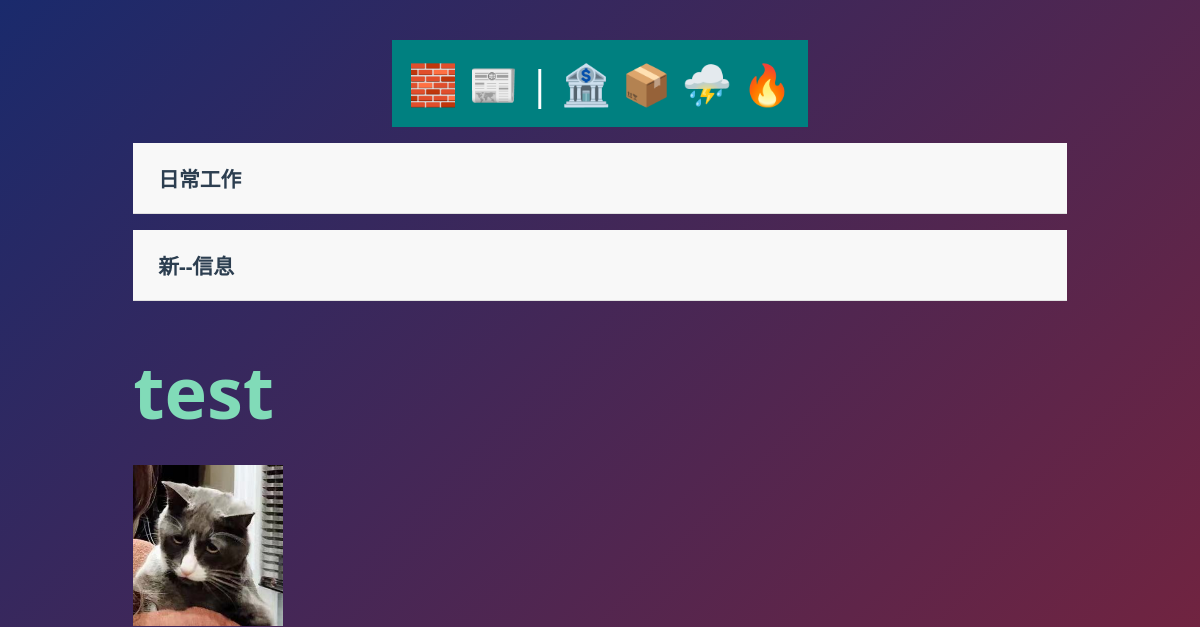
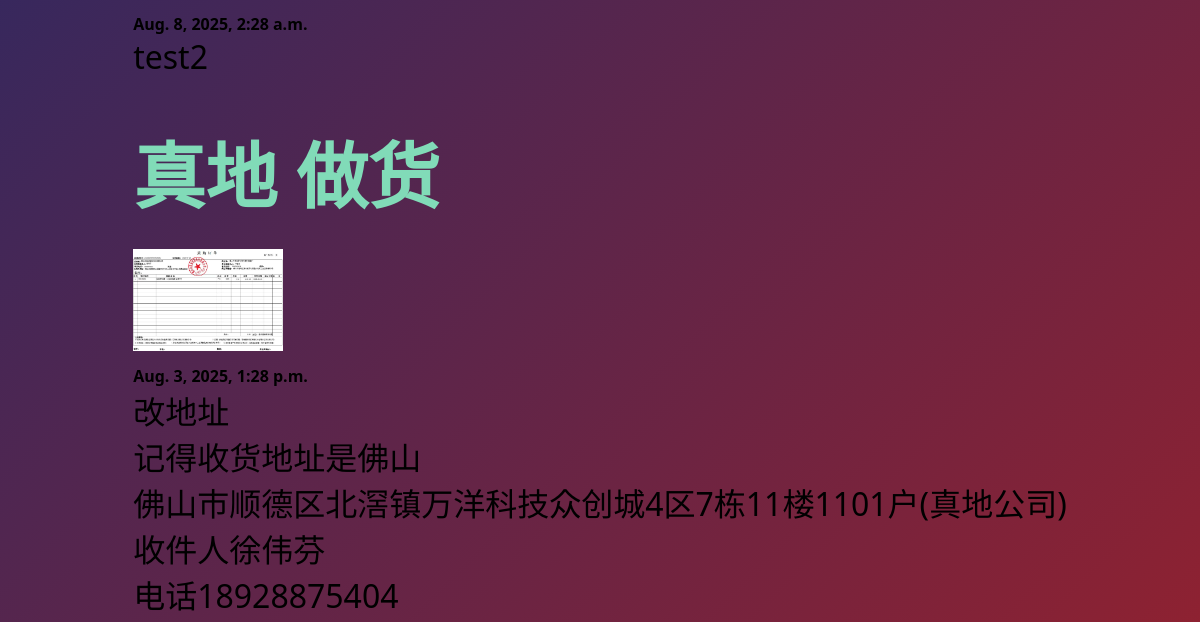
Page /DalyWork/ (upper part) on the earlier database version (2 pictures, top to bottom).
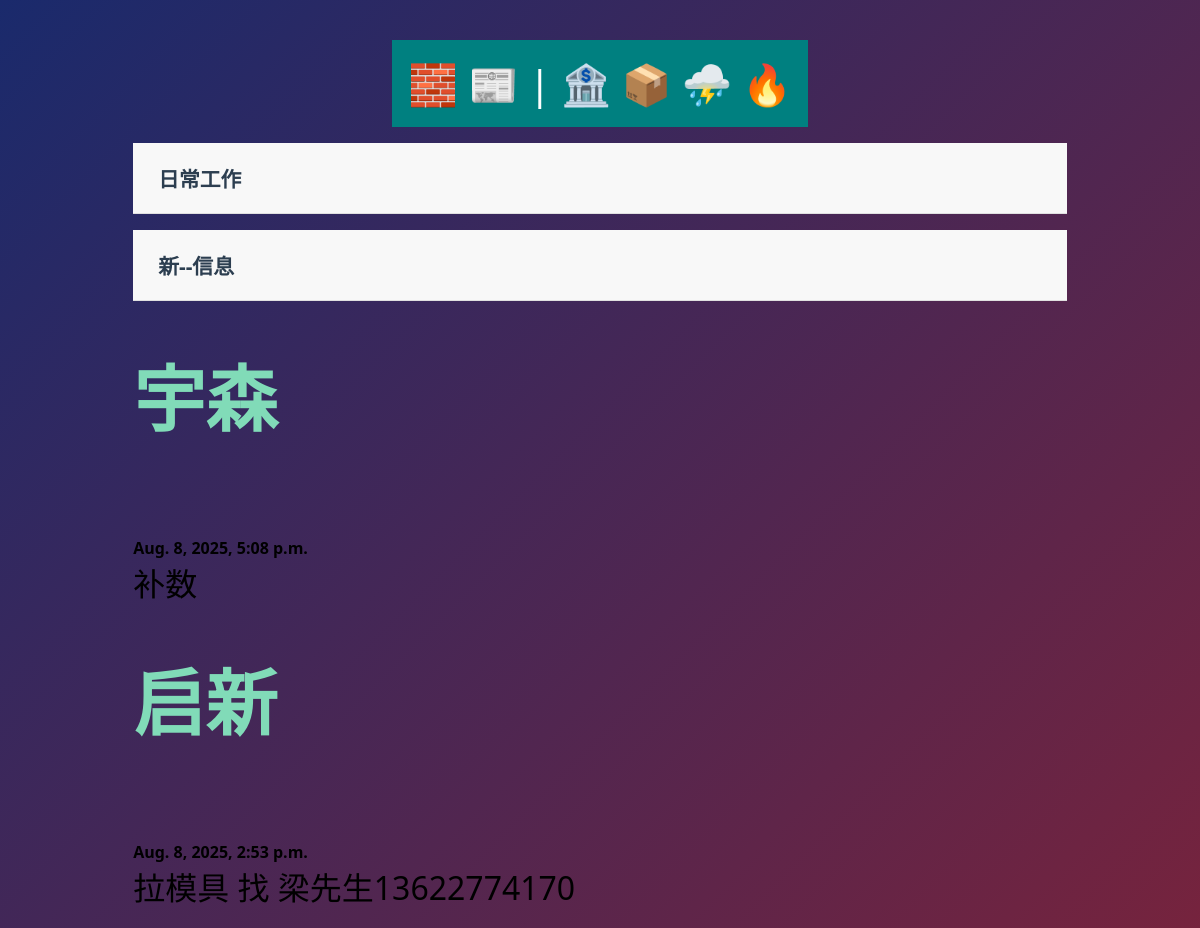
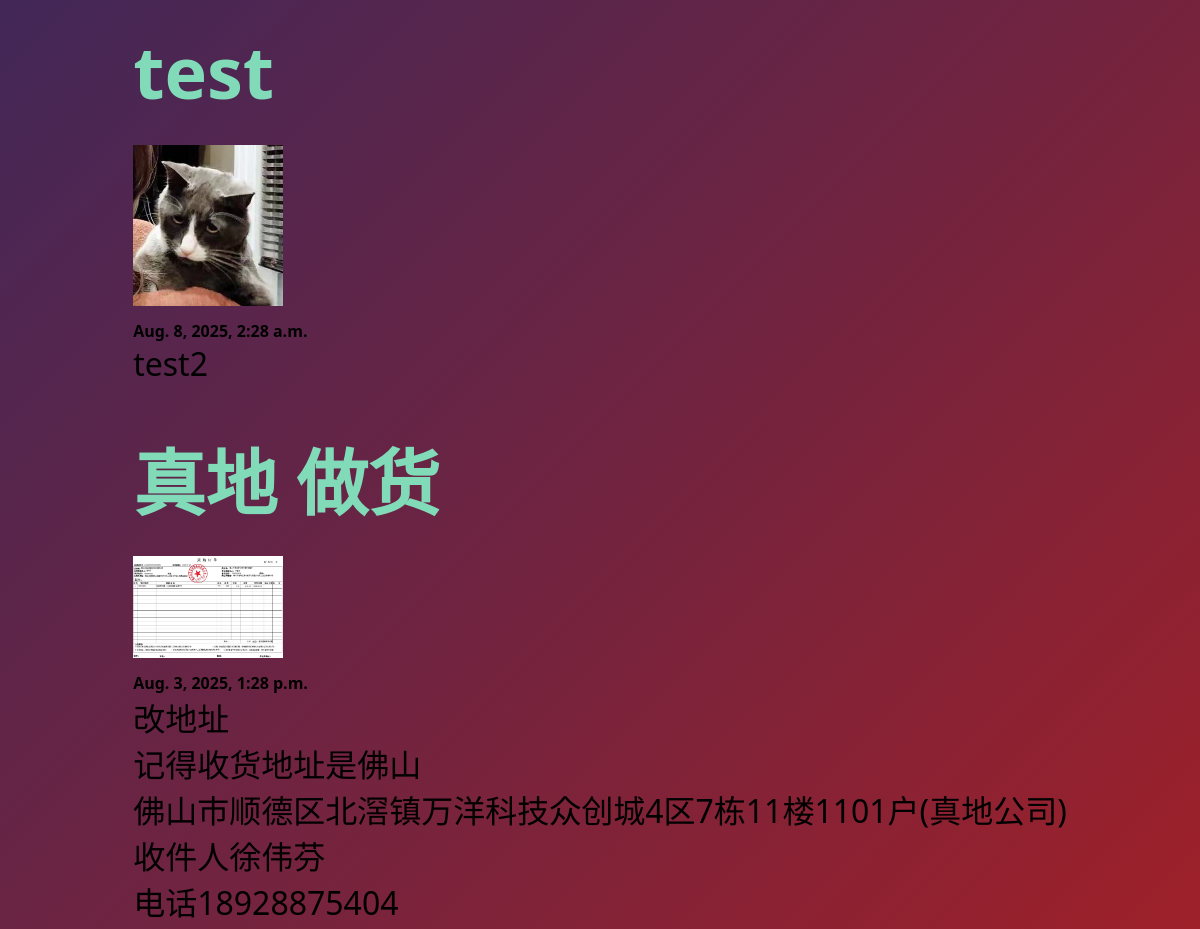
Same page on the later database version (2 pictures, top to bottom).
### DalyWork/models.py (models this page shows)
class DalyWorkPost(models.Model):
    client = models.TextField()
    workduty = models.TextField()
    date = models.DateTimeField(auto_now_add=True)
    banner = models.ImageField(default='fallback.png', blank=True)
    def __str__(self):
        return self.client

### DalyWork/views.py (the view)
# urls.py: path('', views.post_list, name="list"),
def post_list(request):
    posts = AppDataModel.objects.all().order_by('-date')
    print(posts)
    form = forms.CreateInFormation()
    return render(request, f'{TemplateFileName}/posts_list.html', {'posts': posts, 'form':form})

### DalyWork/templates/DalyWorkPost/posts_list.html (shortened to what this page needs)
{% extends 'layout.html' %}
{% block content %}
    <section>
        <div class="accordion-item">
                <div class="accordion-header">
                    <div class="accordion-title">日常工作</div>
                </div>
        </div>
        <div class="accordion-item">
                <div class="accordion-header">
                    <div class="accordion-title">新--信息</div>
                </div>
            </div>
        {% for post in posts%}
        <article class="post">
            <h3>
                <a href="{% url 'DalyWorkPPP:page' pk=post.id%}">
                     {{ post.client }}
                </a>
            </h3>
            <img
                src="{{ post.banner.url }}"
                alt="{{ post.title }}"
                class="small-image"
            />
            <h2>{{ post.date }}</h2>
            <p class="pre-line">{{ post.workduty }}</p>
        </article>
        {% endfor %}
    </section>
{% endblock %}

### templates/layout.html (shortened to what this page needs)
<!DOCTYPE html>
{% load static %}
<html lang="en">
<head>
    <link rel="stylesheet" href="{% static 'css/style.css' %}">
</head>
<body>
    <nav>
	<a href="{% url 'DalyWorkPPP:list' %}">🧱</a>
        <a href="{% url 'posts:list' %}">📰</a> |
        <a href="{% url 'NChinaBankPosts:list' %}">🏦</a>
        <a href="{% url 'ShunFengPosts:list' %}">📦</a>
        <a href="{% url 'ChangJiangEPPP:list' %}">⛈️ </a>
        <a href="/admin/FirstApp/post/">🔥</a>
    </nav>
    <main>
        {% block content %}
        {% endblock %}
    </main>
</body>
</html>

### static/css/style.css (style rules this page uses)
* { margin: 0; padding: 0; box-sizing: border-box; font-family: 'Segoe UI', Tahoma, Geneva, Verdana, sans-serif; }
body { color: black; font-size: 3rem; background: linear-gradient(135deg, #1a2a6c, #b21f1f, #fdbb2d); min-height: 100vh; display: flex; flex-direction: column; align-items: center; padding: 40px 20px; }
nav { padding: 1rem; background-color: teal; color: white; font-size: 2.5rem; }
main { padding: 1rem; }
section { display: flex; flex-flow: column; gap: 1rem; }
h2 { font-size: 1rem; }
p { font-size: 2rem; }
a { text-decoration: none; color: #81dbb8; }
h3 { color: #333; font-size: 1.5em; font-weight: bold; font-family: 'Arial', sans-serif; margin: 15px 0; padding: 10px 0; text-align: left; }
.accordion-item { border-bottom: 1px solid #e0e0e0; transition: all 0.3s ease; }
.accordion-header { padding: 20px 25px; background: #f8f8f8; cursor: pointer; display: flex; justify-content: space-between; align-items: center; transition: background 0.3s ease; }
.accordion-title { font-size: 1.3rem; font-weight: 600; color: #2c3e50; }

### DalyWork/templates/DalyWorkPost/posts_list.html (style rules this page uses)
.small-image { width: 150px; height: auto; }

Differences in the rows shown:
added DalyWorkPost: client "宇森", date "Aug. 8, 2025, 5:08 p.m.", workduty "补数"
added DalyWorkPost: client "启新", date "Aug. 8, 2025, 2:53 p.m.", workduty "拉模具 找 梁先生13622774170"
